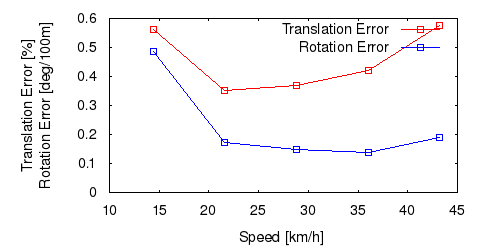

Reproduce this figure in gnuplot.
set term postscript eps enhanced color
set output "05_trs.eps"
set size ratio 0.5
set yrange [0:*]
set xlabel "Speed [km/h]"
set ylabel "Translation Error [%]\nRotation Error [deg/100m]"
plot "05_ts.txt" using ($1*3.6):($2*100) title 'Translation Error' lc rgb "#FF0000" pt 4 w linespoints,"05_rs.txt" using ($1*3.6):($2*57.3*100) title 'Rotation Error' lc rgb "#0000FF" pt 4 w linespoints
